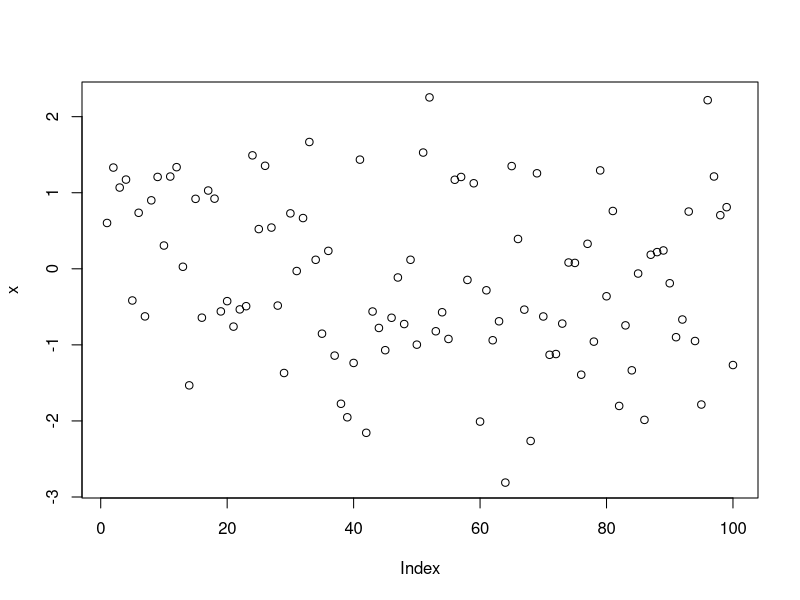

Write R code to recreate this figure. (Note: this script raises an error after producing the figure.)
## ---- chunk 1
10^2 + 26
## ---- chunk 2
a <- 4
a
## ---- chunk 3
a*5
## ---- chunk 4
a
## ---- chunk 5
a <- a + 10
a
## ---- chunk 6
rm(list=ls())
## ---- chunk 7
b=c(3,4,5)
b
## ---- chunk 8
(3+4+5)/3
## ---- chunk 9
mean(x=b)
## ---- chunk 10
mean(b)
## ---- chunk 11
# rnorm() is a base function that creates random samples from a random distribution

x <- rnorm(100)

# plot() is a base function that charts

plot(x)
## ---- chunk 12
j <- c(1,2,NA)
## ---- chunk 13
max(j)

## ---- chunk 14
max(j, na.rm=T)
## ---- chunk 15
sum(j)
# compared to
sum(j, na.rm=T)
## ---- chunk 16
m <- "apples"
m
## ---- chunk 17
n <- pears
## ---- chunk 18
m + 2
## ---- chunk 19
date1 <- strptime(c("20100225230000", "20100226000000", "20100226010000"), format="%Y%m%d%H%M%S")
date1
## ---- chunk 20
# If you don't currently have the lubridate package installed, uncomment the line below and run it

# install.packages("lubridate")

library(lubridate)

date1 <- ymd_hms(c("20100225230000", "20100226000000", "20100226010000"))
## ---- chunk 21
sample_df <- data.frame(id=c(1001,1002,1003,1004), name=c("Steve", "Pam", "Jim", "Dwight"), 
                        age=c(26, 65, 15, 7), race=c("White", "Black", "White", "Hispanic"))
sample_df$race <- factor(sample_df$race)
sample_df$id <- factor(sample_df$id)
sample_df$name <- as.character(sample_df$name)
## ---- chunk 22
str(sample_df)
## ---- chunk 23
levels(sample_df$race)
## ---- chunk 24
summary(sample_df$race)
## ---- chunk 25
sample_df$race
as.character(sample_df$race)
## ---- chunk 26
sample_df$name
factor(sample_df$name)
## ---- chunk 27
sample_df$id
as.numeric(sample_df$id)
## ---- chunk 28
sample_df$id
as.numeric(as.character(sample_df$id))
## ---- chunk 29
percent_change <- function(first_number, second_number) {
  pc <- (second_number-first_number)/first_number*100
  return(pc)
}

percent_change(100,150)
## ---- chunk 30
percent_change("what", "happens")
